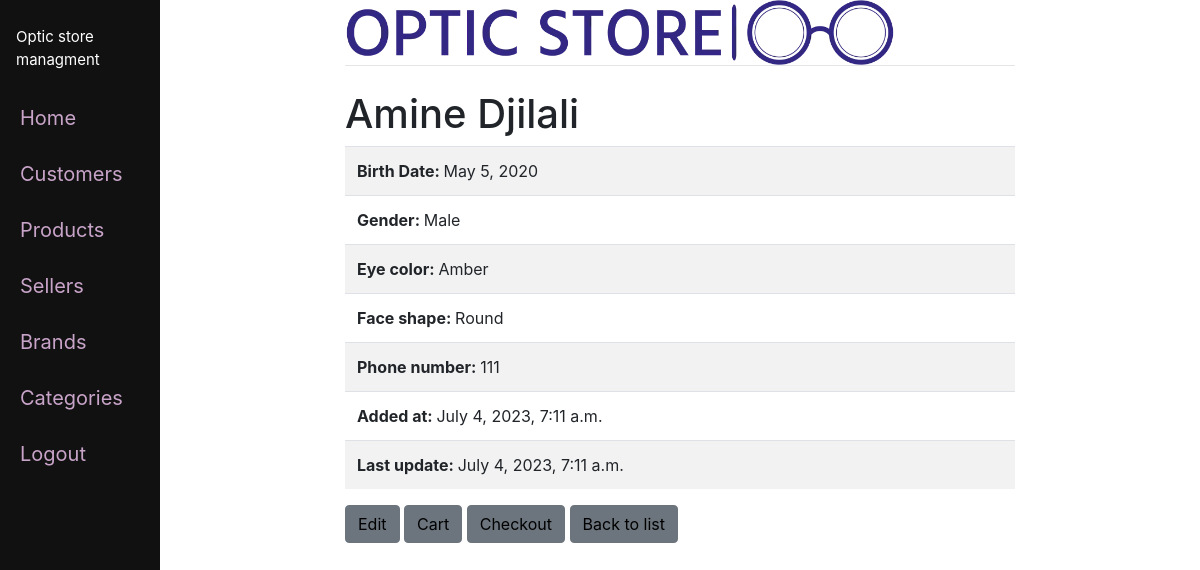
Page /oneclient/24 (signed in) on the committed database.
### optic/models.py (models this page shows)
class Client(models.Model):
    ROUND = 'Round'
    SQUARE = 'Square'
    TRIANGLE = 'Triangle'
    OVAL = 'Oval'
    HEART = 'Heart'
    SHAPES = [
        (ROUND, ('Round')),
        (SQUARE, ('Square')),
        (TRIANGLE, ('Triangle')),
        (OVAL, ('Oval')),
        (HEART, ('Heart')),
    ]
    MALE = 'Male'
    FEMALE = 'Female'
    GENDERR = [
        (MALE, ('Male')),
        (FEMALE, ('Female')),
    ]
    AMBER = 'Amber'
    BLUE = 'Blue'
    BROWN = 'Brown'
    GRAY = 'Gray'
    GREEN = 'Green'
    HAZEL = 'Hazel'
    RED = 'Red'
    ECOLOR = [
        (AMBER, ('Amber')),
        (BLUE, ('Blue')),
        (BROWN, ('Brown')),
        (GRAY, ('Gray')),
        (GREEN, ('Green')),
        (HAZEL, ('Hazel')),
        (RED, ('Red')),
    ]
    PALE = 'Pale'
    FAIR = 'Fair'
    MEDIUM = 'Medium'
    OLIVE = 'Olive'
    BR = 'Brown'
    DARK = 'Dark'
    SKINT = [
        (PALE, ('Pale')),
        (FAIR, ('Fair')),
        (MEDIUM, ('Medium')),
        (OLIVE, ('Olive')),
        (BR, ('Brown')),
        (DARK, ('Dark')),
    ]
    first_name = models.CharField(max_length=100)
    last_name = models.CharField(max_length=100)
    added_at = models.DateTimeField(default=datetime.datetime.now)
    birthdate = models.DateField(null=True)
    last_update = models.DateTimeField(default=datetime.datetime.now)
    gender = models.CharField(max_length=10, choices=GENDERR)
    face_shape = models.CharField(max_length=10, choices=SHAPES)
    eye_color = models.CharField(max_length=10, choices=ECOLOR)
    skin_color = models.CharField(max_length=10, choices=SKINT)
    phone_number = models.CharField(max_length=10, null=True)
    added_by = models.CharField(max_length=30, null=True)
    edited_by = models.CharField(max_length=30, null=True)
    def __str__(self) -> str:
        return (f"{self.first_name} {self.last_name}")

### optic/views.py (the view)
# urls.py: path('oneclient/<int:pk>', views.one_client, name='oneclient'),
def one_client(request, pk):
    one_client = Client.objects.get(id=pk)
    return render(request, 'oneclient.html', {'one_client':one_client})

### optic/templates/oneclient.html (shortened to what this page needs)
{% extends 'base.html' %}
{% block content%}
    {% if user.is_authenticated %}
        <h1>{{one_client}}</h1>
        <table class="table table-striped">
            <tbody>
            <tr><td><strong>Birth Date: </strong>{{one_client.birthdate}}</td></tr>
            <tr><td><strong>Gender: </strong>{{one_client.gender}}</td></tr>
            <tr><td><strong>Eye color: </strong>{{one_client.eye_color}}</td></tr>
            <tr><td><strong>Face shape: </strong>{{one_client.face_shape}}</td></tr>
            <tr><td><strong>Phone number: </strong>{{one_client.phone_number}}</td></tr>
            <tr><td><strong>Added at: </strong>{{one_client.added_at}}</td></tr>
            <tr><td><strong>Last update: </strong>{{one_client.last_update}}</td></tr>
            </tbody>
        </table>
		<a href="{% url 'edit_client' one_client.id %}", class="btn btn-secondary">Edit</a>
        <a href="{% url 'cart' one_client.id %}", class="btn btn-secondary">Cart</a>
        <a href="{% url 'checkout' one_client.id %}", class="btn btn-secondary">Checkout</a>
        <a href="{% url 'clients' %}", class="btn btn-secondary">Back to list</a>
	{% else %}
        <small><a href="/">Login</a> to view this page</small>
    {% endif %}
{% endblock %}

### optic/templates/base.html (style rules this page uses)
.main a { color: rgb(0, 0, 0); }

### rows in the picture
Client: first_name+last_name "Amine Djilali", birthdate "May 5, 2020", gender "Male", eye_color "Amber", face_shape "Round", phone_number "111", added_at "July 4, 2023, 7:11 a.m.", last_update "July 4, 2023, 7:11 a.m."
